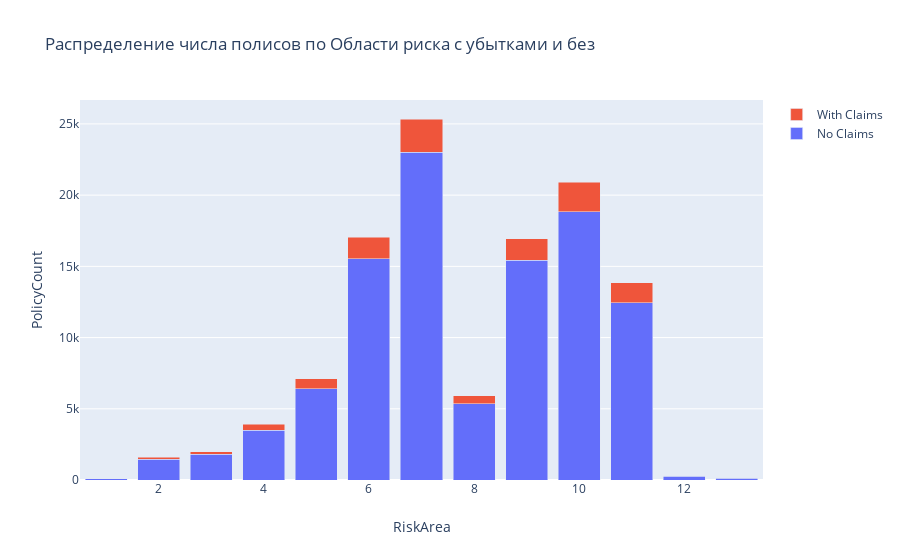

The notebook cell this image was saved under:
### Markdown cell above
#####  Я ожидала, что распределение полисов по Области риска будет ближе к нормальному распределению.  Я предполагала, что это какой-то  не только категориальный, но и числовой признак. Однако, до Области7 мы видим часть колокола нормального распределения. Область 8 имеет"провал". Возможно, Область риска 8 имеет "размытые" границы и эту Область риска нужно перераспределить между уровнем 7 и 9 для улучшения качества моделей.\\

### Code cell
fig = go.Figure(data=[go.Bar(name='No Claims', x=df_group_riskarea.RiskArea, y=df_group_riskarea.NoClaimCount),
                      go.Bar(name='With Claims', x=df_group_riskarea.RiskArea, y=df_group_riskarea.ClaimCount)])
fig.update_layout(barmode='stack', xaxis_title='RiskArea', yaxis_title='PolicyCount',title='Распределение числа полисов по Области риска с убытками и без')
fig.show()

### Figure 1 — Plotly figure (JSON) as saved in the notebook; plotly's stock layout.template omitted (floating-point values rounded to 4 significant figures)
{"data": [{"name": "No Claims", "type": "bar", "x": [1, 2, 3, 4, 5, 6, 7, 8, 9, 10, 11, 12, 13], "y": [96, 1467, 1798, 3503, 6397, 15538, 23001, 5341, 15445, 18850, 12440, 276, 134]}, {"name": "With Claims", "type": "bar", "x": [1, 2, 3, 4, 5, 6, 7, 8, 9, 10, 11, 12, 13], "y": [5, 143, 181, 428, 715, 1506, 2345, 564, 1495, 2060, 1394, 19, 14]}], "layout": {"barmode": "stack", "title": {"text": "Распределение числа полисов по Области риска с убытками и без"}, "xaxis": {"title": {"text": "RiskArea"}}, "yaxis": {"title": {"text": "PolicyCount"}}}}
